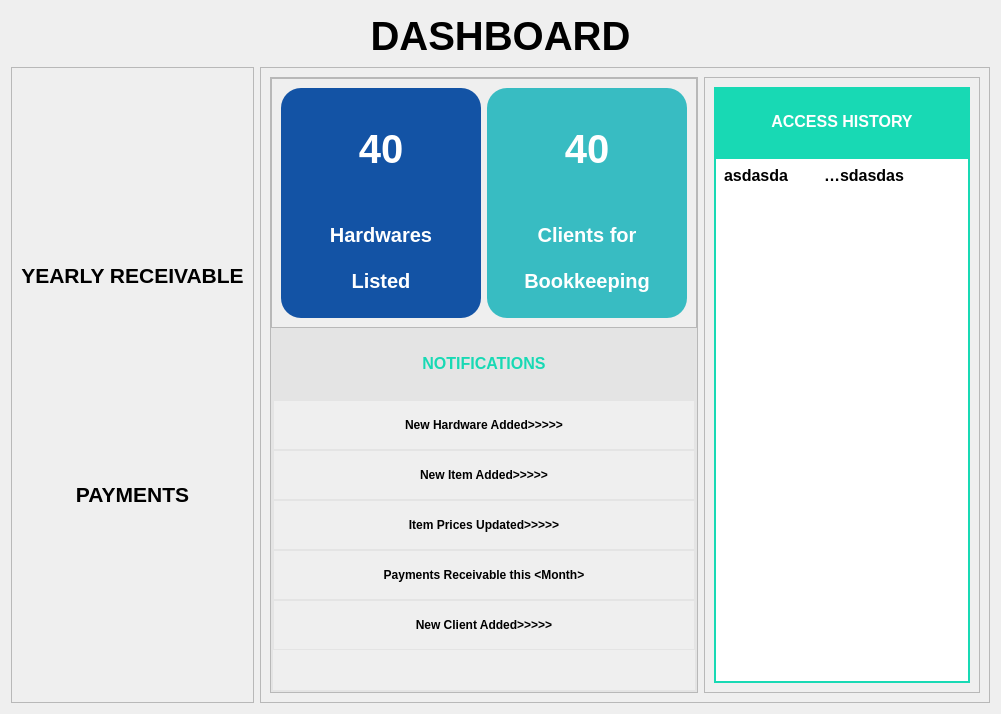
     <widget class="QWidget" name="page">
      <layout class="QGridLayout" name="gridLayout_2">
       <item row="1" column="0" rowspan="2">
        <widget class="QFrame" name="dashboard_graph_frame">
         <property name="maximumSize">
          <size>
           <width>600</width>
           <height>16777215</height>
          </size>
         </property>
         <property name="styleSheet">
          <string notr="true">font-size: 10px;</string>
         </property>
         <property name="frameShape">
          <enum>QFrame::StyledPanel</enum>
         </property>
         <property name="frameShadow">
          <enum>QFrame::Raised</enum>
         </property>
         <layout class="QGridLayout" name="gridLayout_5">
          <item row="1" column="0">
           <widget class="QLabel" name="label_6">
            <property name="minimumSize">
             <size>
              <width>0</width>
              <height>30</height>
             </size>
            </property>
            <property name="maximumSize">
             <size>
              <width>16777215</width>
              <height>30</height>
             </size>
            </property>
            <property name="styleSheet">
             <string notr="true">border-color: #E4E4E4;
font-family: Segoe UI;
font-weight: bold;
color: black;
font-size: 16pt;
</string>
            </property>
            <property name="text">
             <string>PAYMENTS</string>
            </property>
            <property name="alignment">
             <set>Qt::AlignCenter</set>
            </property>
           </widget>
          </item>
          <item row="2" column="0">
           <layout class="QGridLayout" name="dashboard_graph_layout">
            <property name="spacing">
             <number>0</number>
            </property>
           </layout>
          </item>
          <item row="0" column="0">
           <widget class="QLabel" name="label_5">
            <property name="minimumSize">
             <size>
              <width>0</width>
              <height>30</height>
             </size>
            </property>
            <property name="maximumSize">
             <size>
              <width>16777215</width>
              <height>30</height>
             </size>
            </property>
            <property name="styleSheet">
             <string notr="true">border-color: #E4E4E4;
font-family: Segoe UI;
font-weight: bold;
color: black;
font-size: 16pt;
</string>
            </property>
            <property name="text">
             <string>YEARLY RECEIVABLE</string>
            </property>
            <property name="alignment">
             <set>Qt::AlignCenter</set>
            </property>
           </widget>
          </item>
         </layout>
        </widget>
       </item>
       <item row="1" column="1" rowspan="2" colspan="2">
        <widget class="QFrame" name="frame_7">
         <property name="minimumSize">
          <size>
           <width>0</width>
           <height>400</height>
          </size>
         </property>
         <property name="styleSheet">
          <string notr="true">border-color: white;</string>
         </property>
         <property name="frameShape">
          <enum>QFrame::StyledPanel</enum>
         </property>
         <property name="frameShadow">
          <enum>QFrame::Raised</enum>
         </property>
         <layout class="QGridLayout" name="gridLayout_3">
          <item row="0" column="0">
           <widget class="QFrame" name="frame">
            <property name="frameShape">
             <enum>QFrame::StyledPanel</enum>
            </property>
            <property name="frameShadow">
             <enum>QFrame::Raised</enum>
            </property>
            <layout class="QVBoxLayout" name="verticalLayout">
             <property name="spacing">
              <number>0</number>
             </property>
             <property name="leftMargin">
              <number>0</number>
             </property>
             <property name="topMargin">
              <number>0</number>
             </property>
             <property name="rightMargin">
              <number>0</number>
             </property>
             <property name="bottomMargin">
              <number>0</number>
             </property>
             <item>
              <widget class="QFrame" name="dashboard_amount_frame">
               <property name="minimumSize">
                <size>
                 <width>0</width>
                 <height>250</height>
                </size>
               </property>
               <property name="maximumSize">
                <size>
                 <width>16777215</width>
                 <height>250</height>
                </size>
               </property>
               <property name="frameShape">
                <enum>QFrame::StyledPanel</enum>
               </property>
               <property name="frameShadow">
                <enum>QFrame::Raised</enum>
               </property>
               <layout class="QHBoxLayout" name="horizontalLayout_4">
                <item>
                 <widget class="QFrame" name="frame_5">
                  <property name="minimumSize">
                   <size>
                    <width>200</width>
                    <height>200</height>
                   </size>
                  </property>
                  <property name="maximumSize">
                   <size>
                    <width>250</width>
                    <height>250</height>
                   </size>
                  </property>
                  <property name="styleSheet">
                   <string notr="true">background-color: #1353A5;
border-radius: 20px;
border-color: #1353A5;
font-family: Segoe UI;
font-weight: bold;
color: white;
font-size: 15pt;
</string>
                  </property>
                  <property name="frameShape">
                   <enum>QFrame::StyledPanel</enum>
                  </property>
                  <property name="frameShadow">
                   <enum>QFrame::Raised</enum>
                  </property>
                  <layout class="QVBoxLayout" name="verticalLayout_5">
                   <item>
                    <widget class="QFrame" name="frame_11">
                     <property name="frameShape">
                      <enum>QFrame::StyledPanel</enum>
                     </property>
                     <property name="frameShadow">
                      <enum>QFrame::Raised</enum>
                     </property>
                     <layout class="QGridLayout" name="gridLayout_8">
                      <item row="0" column="0">
                       <widget class="QLabel" name="count_hardwares_listed">
                        <property name="styleSheet">
                         <string notr="true">font-size: 30pt;</string>
                        </property>
                        <property name="text">
                         <string>40</string>
                        </property>
                        <property name="alignment">
                         <set>Qt::AlignCenter</set>
                        </property>
                       </widget>
                      </item>
                     </layout>
                    </widget>
                   </item>
                   <item>
                    <widget class="QFrame" name="frame_12">
                     <property name="frameShape">
                      <enum>QFrame::StyledPanel</enum>
                     </property>
                     <property name="frameShadow">
                      <enum>QFrame::Raised</enum>
                     </property>
                     <layout class="QGridLayout" name="gridLayout_9">
                      <item row="0" column="0">
                       <widget class="QLabel" name="label_10">
                        <property name="text">
                         <string>Hardwares</string>
                        </property>
                        <property name="alignment">
                         <set>Qt::AlignCenter</set>
                        </property>
                       </widget>
                      </item>
                      <item row="1" column="0">
                       <widget class="QLabel" name="label_11">
                        <property name="text">
                         <string>Listed</string>
                        </property>
                        <property name="alignment">
                         <set>Qt::AlignCenter</set>
                        </property>
                       </widget>
                      </item>
                     </layout>
                    </widget>
                   </item>
                  </layout>
                 </widget>
                </item>
                <item>
                 <widget class="QFrame" name="frame_6">
                  <property name="minimumSize">
                   <size>
                    <width>200</width>
                    <height>200</height>
                   </size>
                  </property>
                  <property name="maximumSize">
                   <size>
                    <width>250</width>
                    <height>250</height>
                   </size>
                  </property>
                  <property name="styleSheet">
                   <string notr="true">background-color: #38BCC2;
border-radius: 20px;
border-color: #38BCC2;
font-family: Segoe UI;
font-weight: bold;
color: white;
font-size: 15pt;
</string>
                  </property>
                  <property name="frameShape">
                   <enum>QFrame::StyledPanel</enum>
                  </property>
                  <property name="frameShadow">
                   <enum>QFrame::Raised</enum>
                  </property>
                  <layout class="QVBoxLayout" name="verticalLayout_4">
                   <item>
                    <widget class="QFrame" name="frame_13">
                     <property name="frameShape">
                      <enum>QFrame::StyledPanel</enum>
                     </property>
                     <property name="frameShadow">
                      <enum>QFrame::Raised</enum>
                     </property>
                     <layout class="QGridLayout" name="gridLayout_11">
                      <item row="0" column="0">
                       <widget class="QLabel" name="count_clients_listed">
                        <property name="styleSheet">
                         <string notr="true">font-size: 30pt;</string>
                        </property>
                        <property name="text">
                         <string>40</string>
                        </property>
                        <property name="alignment">
                         <set>Qt::AlignCenter</set>
                        </property>
                       </widget>
                      </item>
                     </layout>
                    </widget>
                   </item>
                   <item>
                    <widget class="QFrame" name="frame_14">
                     <property name="frameShape">
                      <enum>QFrame::StyledPanel</enum>
                     </property>
                     <property name="frameShadow">
                      <enum>QFrame::Raised</enum>
                     </property>
                     <layout class="QGridLayout" name="gridLayout_10">
                      <item row="0" column="0">
                       <widget class="QLabel" name="label_12">
                        <property name="text">
                         <string>Clients for</string>
                        </property>
                        <property name="alignment">
                         <set>Qt::AlignCenter</set>
                        </property>
                       </widget>
                      </item>
                      <item row="1" column="0">
                       <widget class="QLabel" name="label_13">
                        <property name="text">
                         <string>Bookkeeping</string>
                        </property>
                        <property name="alignment">
                         <set>Qt::AlignCenter</set>
                        </property>
                       </widget>
                      </item>
                     </layout>
                    </widget>
                   </item>
                  </layout>
                 </widget>
                </item>
               </layout>
              </widget>
             </item>
             <item>
              <widget class="QFrame" name="dashboard_notif_frame">
               <property name="styleSheet">
                <string notr="true">border-style: solid;
border-width: 0.5px;
border-color: #E4E4E4;</string>
               </property>
               <property name="frameShape">
                <enum>QFrame::StyledPanel</enum>
               </property>
               <property name="frameShadow">
                <enum>QFrame::Raised</enum>
               </property>
               <layout class="QGridLayout" name="gridLayout_4">
                <property name="leftMargin">
                 <number>0</number>
                </property>
                <property name="topMargin">
                 <number>0</number>
                </property>
                <property name="rightMargin">
                 <number>0</number>
                </property>
                <property name="bottomMargin">
                 <number>0</number>
                </property>
                <property name="spacing">
                 <number>0</number>
                </property>
                <item row="0" column="0">
                 <widget class="QFrame" name="frame_8">
                  <property name="minimumSize">
                   <size>
                    <width>0</width>
                    <height>70</height>
                   </size>
                  </property>
                  <property name="maximumSize">
                   <size>
                    <width>16777215</width>
                    <height>70</height>
                   </size>
                  </property>
                  <property name="styleSheet">
                   <string notr="true">background-color: #E4E4E4;</string>
                  </property>
                  <property name="frameShape">
                   <enum>QFrame::StyledPanel</enum>
                  </property>
                  <property name="frameShadow">
                   <enum>QFrame::Raised</enum>
                  </property>
                  <layout class="QHBoxLayout" name="horizontalLayout_5">
                   <item>
                    <widget class="QPushButton" name="pushButton">
                     <property name="enabled">
                      <bool>false</bool>
                     </property>
                     <property name="focusPolicy">
                      <enum>Qt::NoFocus</enum>
                     </property>
                     <property name="styleSheet">
                      <string notr="true">border-color: #E4E4E4;
font-family: Segoe UI;
font-weight: bold;
color: #18D9B4;
font-size: 12pt;
</string>
                     </property>
                     <property name="text">
                      <string>NOTIFICATIONS</string>
                     </property>
                     <property name="icon">
                      <iconset>
                       <normaloff>images/ICON_NOTIF.png</normaloff>images/ICON_NOTIF.png</iconset>
                     </property>
                     <property name="iconSize">
                      <size>
                       <width>50</width>
                       <height>50</height>
                      </size>
                     </property>
                    </widget>
                   </item>
                  </layout>
                 </widget>
                </item>
                <item row="1" column="0">
                 <widget class="QFrame" name="frame_9">
                  <property name="frameShape">
                   <enum>QFrame::StyledPanel</enum>
                  </property>
                  <property name="frameShadow">
                   <enum>QFrame::Raised</enum>
                  </property>
                  <layout class="QVBoxLayout" name="verticalLayout_2">
                   <property name="spacing">
                    <number>0</number>
                   </property>
                   <property name="leftMargin">
                    <number>0</number>
                   </property>
                   <property name="topMargin">
                    <number>0</number>
                   </property>
                   <property name="rightMargin">
                    <number>0</number>
                   </property>
                   <property name="bottomMargin">
                    <number>0</number>
                   </property>
                   <item>
                    <widget class="QPushButton" name="new_hardware_added_btn">
                     <property name="minimumSize">
                      <size>
                       <width>0</width>
                       <height>50</height>
                      </size>
                     </property>
                     <property name="cursor">
                      <cursorShape>PointingHandCursor</cursorShape>
                     </property>
                     <property name="focusPolicy">
                      <enum>Qt::NoFocus</enum>
                     </property>
                     <property name="styleSheet">
                      <string notr="true">QPushButton{
border-color: #E4E4E4;
font-family: Segoe UI;
font-weight: bold;
color: black;
font-size: 9.2pt;
}

QPushButton::hover{
background-color: #E4E4E4;
}</string>
                     </property>
                     <property name="text">
                      <string>New Hardware Added&gt;&gt;&gt;&gt;&gt;</string>
                     </property>
                     <property name="flat">
                      <bool>false</bool>
                     </property>
                    </widget>
                   </item>
                   <item>
                    <widget class="QPushButton" name="new_item_added_btn">
                     <property name="minimumSize">
                      <size>
                       <width>0</width>
                       <height>50</height>
                      </size>
                     </property>
                     <property name="cursor">
                      <cursorShape>PointingHandCursor</cursorShape>
                     </property>
                     <property name="focusPolicy">
                      <enum>Qt::NoFocus</enum>
                     </property>
                     <property name="styleSheet">
                      <string notr="true">QPushButton{
border-color: #E4E4E4;
font-family: Segoe UI;
font-weight: bold;
color: black;
font-size: 9.2pt;
}

QPushButton::hover{
background-color: #E4E4E4;
}</string>
                     </property>
                     <property name="text">
                      <string>New Item Added&gt;&gt;&gt;&gt;&gt;</string>
                     </property>
                    </widget>
                   </item>
                   <item>
                    <widget class="QPushButton" name="prices_updated_btn">
                     <property name="minimumSize">
                      <size>
                       <width>0</width>
                       <height>50</height>
                      </size>
                     </property>
                     <property name="cursor">
                      <cursorShape>PointingHandCursor</cursorShape>
                     </property>
                     <property name="focusPolicy">
                      <enum>Qt::NoFocus</enum>
                     </property>
                     <property name="styleSheet">
                      <string notr="true">QPushButton{
border-color: #E4E4E4;
font-family: Segoe UI;
font-weight: bold;
color: black;
font-size: 9.2pt;
}

QPushButton::hover{
background-color: #E4E4E4;
}</string>
                     </property>
                     <property name="text">
                      <string>Item Prices Updated&gt;&gt;&gt;&gt;&gt;</string>
                     </property>
                    </widget>
                   </item>
                   <item>
                    <widget class="QPushButton" name="payment_receivable_month_btn">
                     <property name="minimumSize">
                      <size>
                       <width>0</width>
                       <height>50</height>
                      </size>
                     </property>
                     <property name="cursor">
                      <cursorShape>PointingHandCursor</cursorShape>
                     </property>
                     <property name="focusPolicy">
                      <enum>Qt::NoFocus</enum>
                     </property>
                     <property name="styleSheet">
                      <string notr="true">QPushButton{
border-color: #E4E4E4;
font-family: Segoe UI;
font-weight: bold;
color: black;
font-size: 9.2pt;
}

QPushButton::hover{
background-color: #E4E4E4;
}</string>
                     </property>
                     <property name="text">
                      <string>Payments Receivable this &lt;Month&gt;</string>
                     </property>
                    </widget>
                   </item>
                   <item>
                    <widget class="QPushButton" name="new_client_added_btn">
                     <property name="minimumSize">
                      <size>
                       <width>0</width>
                       <height>50</height>
                      </size>
                     </property>
                     <property name="cursor">
                      <cursorShape>PointingHandCursor</cursorShape>
                     </property>
                     <property name="focusPolicy">
                      <enum>Qt::NoFocus</enum>
                     </property>
                     <property name="styleSheet">
                      <string notr="true">QPushButton{
border-color: #E4E4E4;
font-family: Segoe UI;
font-weight: bold;
color: black;
font-size: 9.2pt;
}

QPushButton::hover{
background-color: #E4E4E4;
}</string>
                     </property>
                     <property name="text">
                      <string>New Client Added&gt;&gt;&gt;&gt;&gt;</string>
                     </property>
                    </widget>
                   </item>
                   <item>
                    <spacer name="verticalSpacer">
                     <property name="orientation">
                      <enum>Qt::Vertical</enum>
                     </property>
                     <property name="sizeHint" stdset="0">
                      <size>
                       <width>20</width>
                       <height>40</height>
                      </size>
                     </property>
                    </spacer>
                   </item>
                  </layout>
                 </widget>
                </item>
               </layout>
              </widget>
             </item>
            </layout>
           </widget>
          </item>
          <item row="0" column="1">
           <widget class="QFrame" name="dashboard_acc_frame">
            <property name="maximumSize">
             <size>
              <width>400</width>
              <height>16777215</height>
             </size>
            </property>
            <property name="frameShape">
             <enum>QFrame::StyledPanel</enum>
            </property>
            <property name="frameShadow">
             <enum>QFrame::Raised</enum>
            </property>
            <layout class="QHBoxLayout" name="horizontalLayout_3">
             <item>
              <widget class="QFrame" name="account_history_frame1">
               <property name="maximumSize">
                <size>
                 <width>400</width>
                 <height>16777215</height>
                </size>
               </property>
               <property name="styleSheet">
                <string notr="true">border-style: solid;
border-color: #18D9B4;
border-width: 0.1px;</string>
               </property>
               <property name="frameShape">
                <enum>QFrame::StyledPanel</enum>
               </property>
               <property name="frameShadow">
                <enum>QFrame::Raised</enum>
               </property>
               <layout class="QGridLayout" name="gridLayout_47">
                <property name="leftMargin">
                 <number>0</number>
                </property>
                <property name="topMargin">
                 <number>0</number>
                </property>
                <property name="rightMargin">
                 <number>0</number>
                </property>
                <property name="bottomMargin">
                 <number>0</number>
                </property>
                <property name="spacing">
                 <number>0</number>
                </property>
                <item row="0" column="0">
                 <widget class="QFrame" name="frame_22">
                  <property name="minimumSize">
                   <size>
                    <width>0</width>
                    <height>70</height>
                   </size>
                  </property>
                  <property name="styleSheet">
                   <string notr="true">background-color: #18D9B4;</string>
                  </property>
                  <property name="frameShape">
                   <enum>QFrame::StyledPanel</enum>
                  </property>
                  <property name="frameShadow">
                   <enum>QFrame::Raised</enum>
                  </property>
                  <layout class="QHBoxLayout" name="horizontalLayout_15">
                   <item>
                    <widget class="QPushButton" name="pushButton_15">
                     <property name="enabled">
                      <bool>false</bool>
                     </property>
                     <property name="focusPolicy">
                      <enum>Qt::NoFocus</enum>
                     </property>
                     <property name="styleSheet">
                      <string notr="true">border-color: white;
font-family: Segoe UI;
font-weight: bold;
color: white;
font-size: 12pt;
</string>
                     </property>
                     <property name="text">
                      <string>ACCESS HISTORY</string>
                     </property>
                     <property name="icon">
                      <iconset>
                       <normaloff>images/ACC_HISTORY.png</normaloff>images/ACC_HISTORY.png</iconset>
                     </property>
                     <property name="iconSize">
                      <size>
                       <width>50</width>
                       <height>50</height>
                      </size>
                     </property>
                    </widget>
                   </item>
                  </layout>
                 </widget>
                </item>
                <item row="1" column="0">
                 <widget class="QTableWidget" name="access_history_table">
                  <property name="minimumSize">
                   <size>
                    <width>0</width>
                    <height>0</height>
                   </size>
                  </property>
                  <property name="maximumSize">
                   <size>
                    <width>500</width>
                    <height>16777215</height>
                   </size>
                  </property>
                  <property name="focusPolicy">
                   <enum>Qt::NoFocus</enum>
                  </property>
                  <property name="styleSheet">
                   <string notr="true">QTableWidget{
background-color: white;
gridline-color: green;
font: bold 12pt Arial, serif;
border-width: 2px;
	
}
QTableView::item {
margin-top: 3px;
margin-left: 3px;
border-left: 2px solid white;
border-top: 2px solid white;
border-bottom: 2px solid white;
border-right: 2px solid white;
}
QHeaderView::section{
background-color: #00bc3b;
border: 2px solid green;
font: bold 12pt Arial, serif;
color: rgb(255, 255, 255);
}
</string>
                  </property>
                  <property name="frameShape">
                   <enum>QFrame::NoFrame</enum>
                  </property>
                  <property name="frameShadow">
                   <enum>QFrame::Sunken</enum>
                  </property>
                  <property name="lineWidth">
                   <number>1</number>
                  </property>
                  <property name="midLineWidth">
                   <number>1</number>
                  </property>
                  <property name="horizontalScrollBarPolicy">
                   <enum>Qt::ScrollBarAsNeeded</enum>
                  </property>
                  <property name="editTriggers">
                   <set>QAbstractItemView::NoEditTriggers</set>
                  </property>
                  <property name="tabKeyNavigation">
                   <bool>false</bool>
                  </property>
                  <property name="showDropIndicator" stdset="0">
                   <bool>false</bool>
                  </property>
                  <property name="dragDropOverwriteMode">
                   <bool>false</bool>
                  </property>
                  <property name="selectionBehavior">
                   <enum>QAbstractItemView::SelectColumns</enum>
                  </property>
                  <property name="textElideMode">
                   <enum>Qt::ElideLeft</enum>
                  </property>
                  <property name="showGrid">
                   <bool>false</bool>
                  </property>
                  <property name="gridStyle">
                   <enum>Qt::NoPen</enum>
                  </property>
                  <property name="sortingEnabled">
                   <bool>false</bool>
                  </property>
                  <property name="wordWrap">
                   <bool>false</bool>
                  </property>
                  <property name="cornerButtonEnabled">
                   <bool>false</bool>
                  </property>
                  <attribute name="horizontalHeaderVisible">
                   <bool>false</bool>
                  </attribute>
                  <attribute name="horizontalHeaderHighlightSections">
                   <bool>false</bool>
                  </attribute>
                  <attribute name="verticalHeaderVisible">
                   <bool>false</bool>
                  </attribute>
                  <attribute name="verticalHeaderHighlightSections">
                   <bool>false</bool>
                  </attribute>
                  <row>
                   <property name="text">
                    <string>New Row</string>
                   </property>
                  </row>
                  <column>
                   <property name="text">
                    <string>New Column</string>
                   </property>
                  </column>
                  <column>
                   <property name="text">
                    <string>New Column</string>
                   </property>
                  </column>
                  <item row="0" column="0">
                   <property name="text">
                    <string>asdasda</string>
                   </property>
                  </item>
                  <item row="0" column="1">
                   <property name="text">
                    <string>asdasdasdas</string>
                   </property>
                  </item>
                 </widget>
                </item>
               </layout>
              </widget>
             </item>
            </layout>
           </widget>
          </item>
         </layout>
        </widget>
       </item>
       <item row="0" column="0" colspan="3">
        <widget class="QLabel" name="label_16">
         <property name="minimumSize">
          <size>
           <width>0</width>
           <height>50</height>
          </size>
         </property>
         <property name="maximumSize">
          <size>
           <width>16777215</width>
           <height>50</height>
          </size>
         </property>
         <property name="styleSheet">
          <string notr="true">border-color: #E4E4E4;
font-family: Segoe UI;
font-weight: bold;
color: black;
font-size: 30pt;
</string>
         </property>
         <property name="text">
          <string>DASHBOARD</string>
         </property>
         <property name="alignment">
          <set>Qt::AlignCenter</set>
         </property>
        </widget>
       </item>
      </layout>
     </widget>
